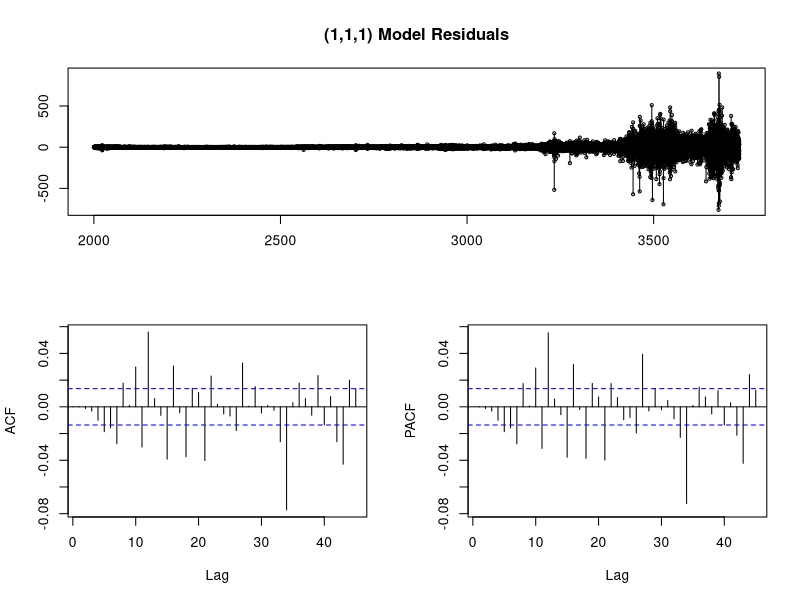
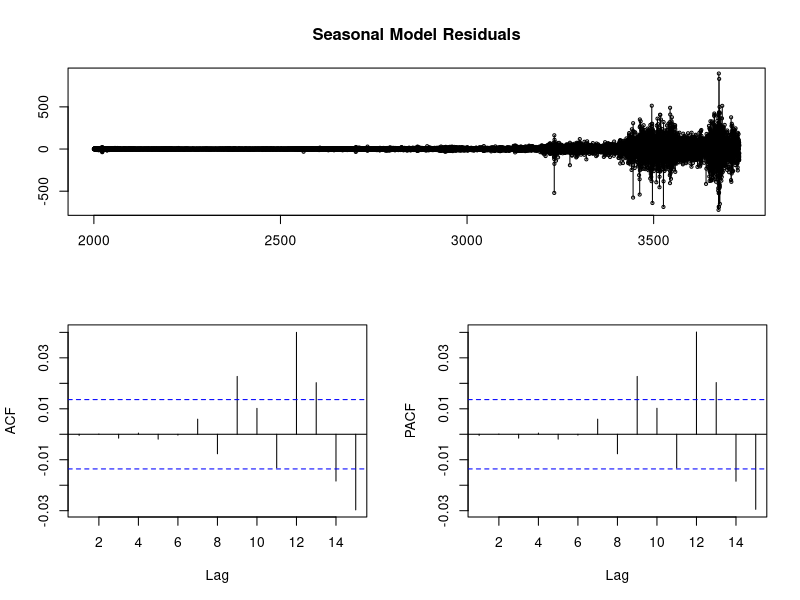
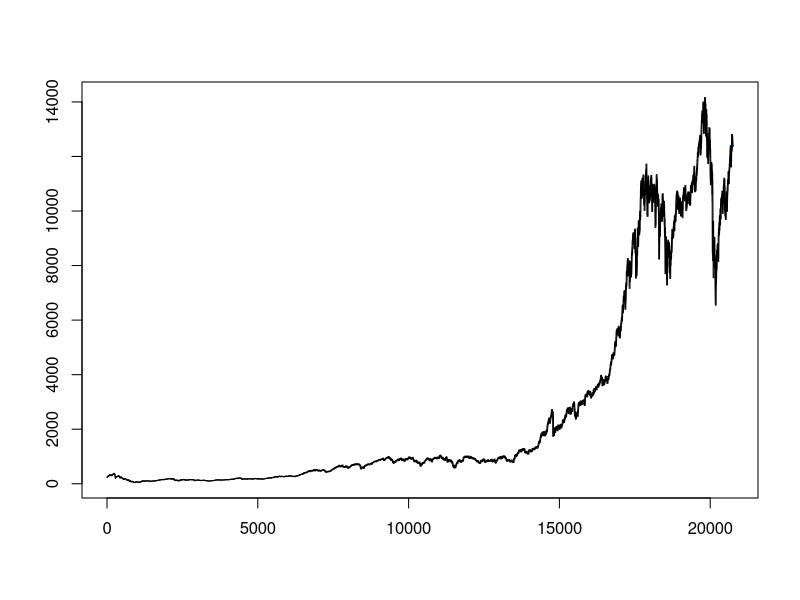
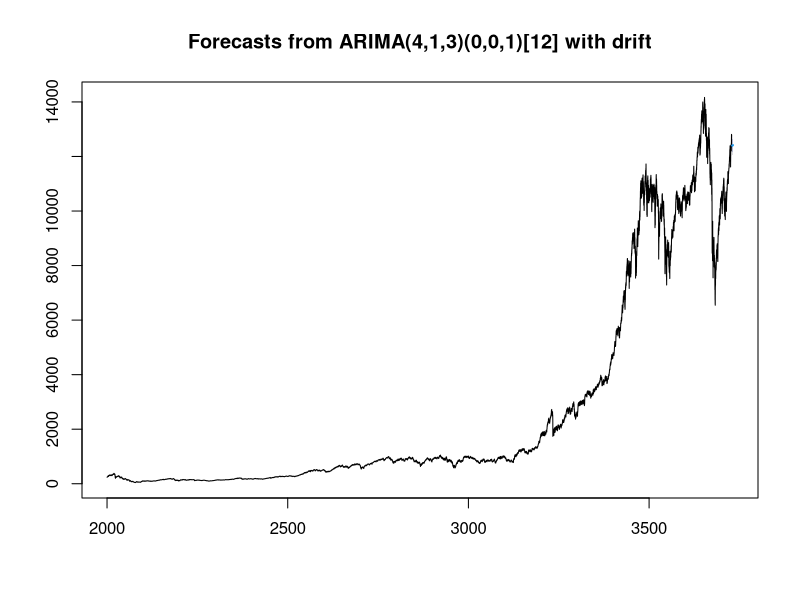

Recreate these plots in R, in order.
# forecast
#
library(ggplot2)
library(forecast)
library(tseries)
#
dji.prices <- read.csv(file.path('data', 'DJI.csv'), stringsAsFactors = FALSE)
#
dji.ts <- ts(rev(dji.prices[,5]), start=c(2000,1), freq=12)
dji.data <- data.frame(closing = dji.ts, lclosing = log(dji.ts))
#save(dji.data, file = "dji.data.RData")
#load("dji.data.RData")
#
count_ma = ts(na.omit(dji.data$closing), frequency=12)
dji.stl <- stl(dji.data$closing, s.window="periodic")
deseasonal_cnt <- seasadj(dji.stl)
count_d1 = diff(deseasonal_cnt, differences = 1)
fit <- auto.arima(deseasonal_cnt, seasonal=FALSE)
tsdisplay(residuals(fit), lag.max=45, main='(1,1,1) Model Residuals')
fit2 = arima(deseasonal_cnt, order=c(1,1,7))
tsdisplay(residuals(fit2), lag.max=15, main='Seasonal Model Residuals')
arima(x = deseasonal_cnt, order = c(1, 1, 7))
fcast <- forecast(fit2, h=30)
#plot(fcast)
hold <- window(ts(deseasonal_cnt), start=700)
fit_no_holdout = arima(ts(deseasonal_cnt[-c(700:725)]), order=c(1,1,7))
fcast_no_holdout <- forecast(fit_no_holdout,h=25)
plot(fcast_no_holdout, main=" ")
lines(ts(deseasonal_cnt))
fit_w_seasonality = auto.arima(deseasonal_cnt, seasonal=TRUE)
seas_fcast <- forecast(fit_w_seasonality, h=30)
plot(seas_fcast)
#
#dji.forecast <- forecast(dji.stl, method="arima", h=12, level=95)
#plot(dji.forecast, ylab="stock price", xlab="year", sub="forecast")
#